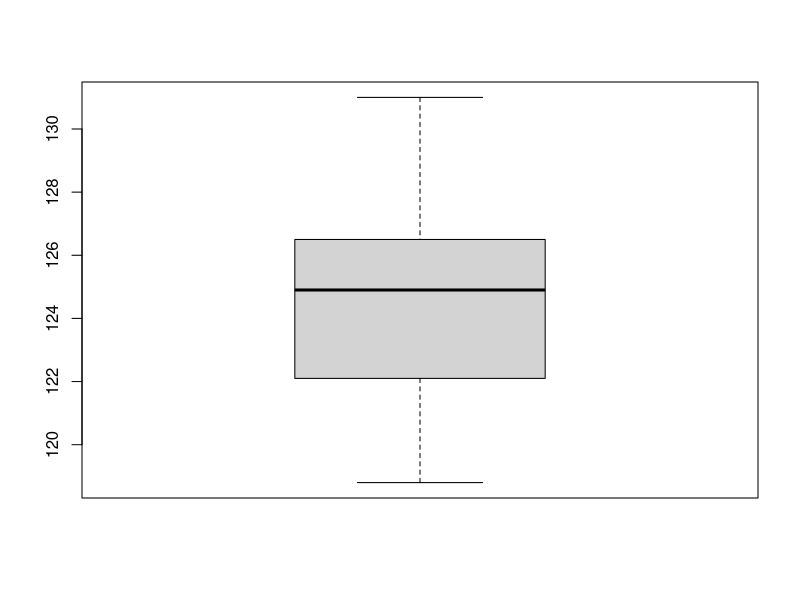
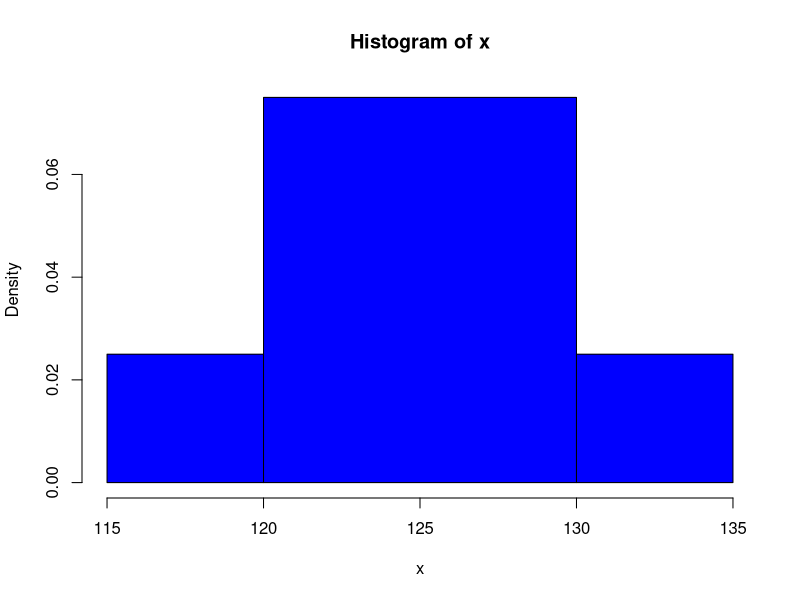
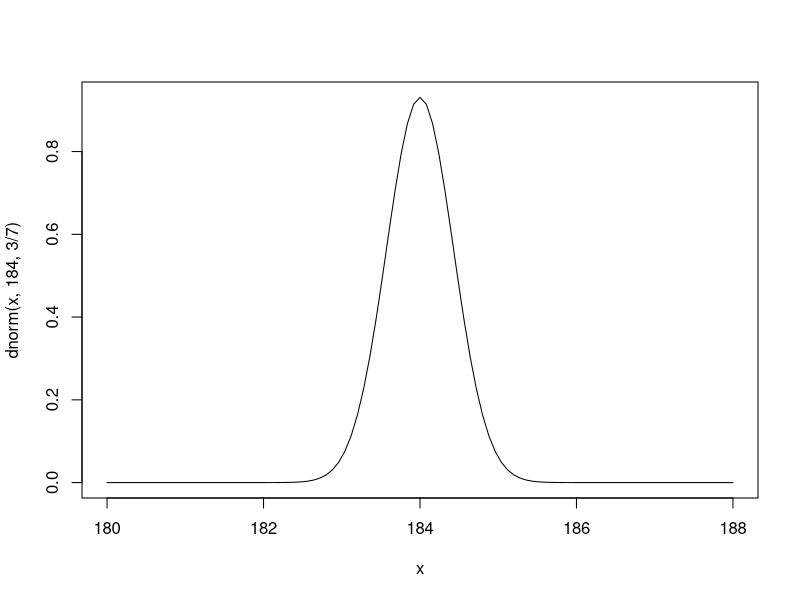
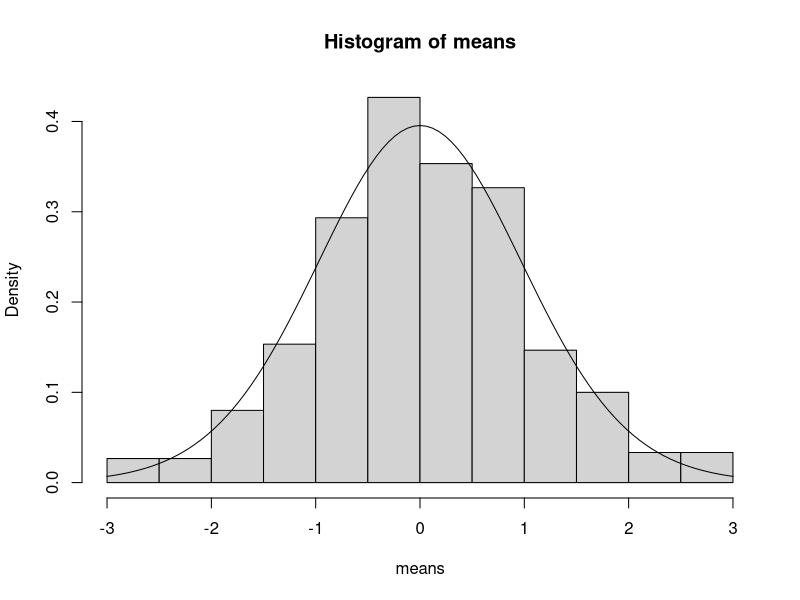

Here is the R script that generated these plots, in order:
## Statistics Lab Test I 23.11.2021
## Sofya Aksenyuk 150284

##Ex 1

x = c(120.5, 126.9, 124.5, 131.0, 118.8, 123.7, 126.1, 125.3)
## 1a)

#position measures:
mean(x)
quantile(x)
table(x)
#dispersion measures:
var(x)
sd(x)
max(x)-min(x)
quantile(x,0.75) - quantile(x,0.25)  # <==> q3 - q1
sd(x)/mean(x) * 100

## 1b) 
boxplot(x) 

## 1c)
hist(x, col='BLUE', breaks=c(115, 120, 130, 135))

##Ex 2

n = 4
p = 0.8
## 2a)

dbinom(x=0, n, p)
dbinom(x=1, n, p)
dbinom(x=2, n, p)
dbinom(x=3, n, p)
dbinom(x=4, n, p)

## 2b)

## at least 3 arms will be calibrated correctly: P(X >= 3) = 1 - P(X = 3) = 1 - F(3)
1-pbinom(3,n,0.8)
##  no more than two arms will be calibrated (<= 2): P(X <= 2) = F(2)
pbinom(2, n, 0.8)

##Ex 3

## 3a)
# P(X < 183) = P(X <= 182)
pnorm(183, 184, 3/7)                  ## _X ~ N(mu, sigma/sqrt(n)) 
## 3b)
curve(dnorm(x,184,3/7), xlim=c(180, 188))

##Ex 4

means = c()
for (i in 1:300){
  a = rnorm(30,3,3)
  m = mean(a)
  mu = 3
  s = sd(a)
  means[i] = ((m - mu) / s) * sqrt(30)
}

hist(means,prob=T)
curve(dt(x, 29), add=TRUE)

##Ex 5

x = c(2.87, 2.74, 2.71, 2.92, 2.98, 2.83, 2.80, 2.77, 2.89)
## Confidence intervals for the mean:
## sigma is unknown ==> :
## testing hypothesis for mean (sigma is unknown)
t.test(x, conf.level = 0.95) 
## Interpretaton: At significance level = 0.95 we REJECT H_0 in favor of H_1. 




